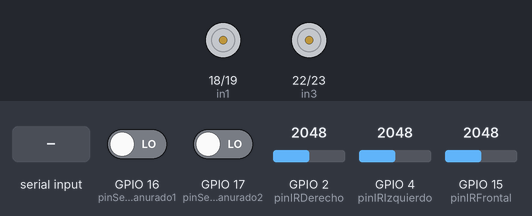
A sketch run on a simulated ESP32. On the bench: motor-driver pin pairs drawn as motors (green arrow = first pin HIGH = forward, orange = second pin HIGH = backward, longer = more drive, scaled by the enable pin). The inputs (shaded band) are chosen by the test bench; at power-on: GPIO 2 (pinIRDerecho) = 2048, GPIO 4 (pinIRIzquierdo) = 2048, GPIO 15 (pinIRFrontal) = 2048, GPIO 16 (pinSensorRanurado1) LOW, GPIO 17 (pinSensorRanurado2) LOW. Nothing arrives over Bluetooth unless stated; what the sketch prints to the serial monitor is not drawn.

Above: at 1.2 s.
1.3 s: "A" received over the second serial link
At 2.2 s:
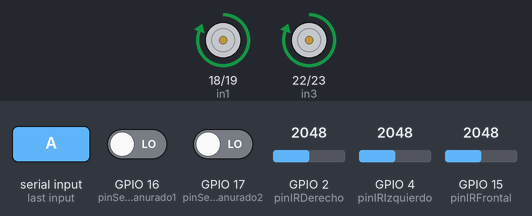
2.8 s: "R" received over the second serial link
At 3.4 s:
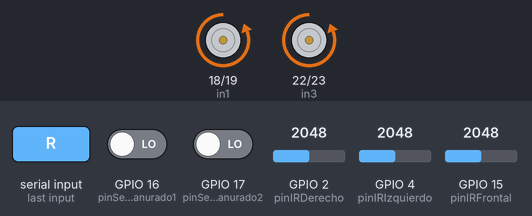
4.3 s: "L" received over the second serial link
At 5.5 s:
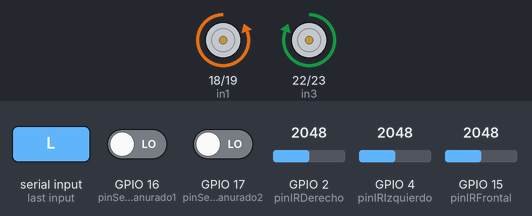
5.8 s: "D" received over the second serial link
At 6.9 s:
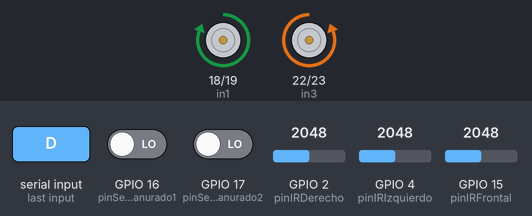
Timing chart, 0 to 8.3 s (numbered marks = the images above; inputs shaded):
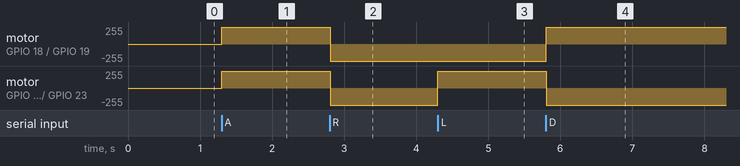

The sketch:

micromouse.ino
```cpp
  #include "BluetoothSerial.h"
  #include <Wire.h>
  BluetoothSerial SerialBT;
  // Constantes y variables para sensores
  const int pinIRIzquierdo = 4;
  const int pinIRDerecho = 2;
  const int pinIRFrontal = 15;

  const int pinSensorRanurado1 = 16;
  const int pinSensorRanurado2 = 17;

  const int enA = 5;
  const int in1 = 18;
  const int in2 = 19;
  const int enB = 21;
  const int in3 = 22;
  const int in4 = 23;

  int valorIRIzquierdo;
  int valorIRDerecho;
  int valorIRFrontal;
  int valorRanurado1;
  int valorRanurado2;
  int fase = 1;

  void leerSensores();
  void enviarDatos();
  void recibirComandos();
  void ejecutarMovimientos(char comando);

  volatile long wheelCountLeft = 0;
  volatile long wheelCountRight = 0;

  void leftWheelInterrupt() {
    wheelCountLeft++;
  }

  void rightWheelInterrupt() {
    wheelCountRight++;
  }


  void setup() {
    Serial.begin(9600);
    SerialBT.begin("Micromouse");

    pinMode(pinSensorRanurado1, INPUT_PULLUP);
    pinMode(pinSensorRanurado2, INPUT_PULLUP);

    attachInterrupt(digitalPinToInterrupt(pinSensorRanurado1), leftWheelInterrupt, CHANGE);
    attachInterrupt(digitalPinToInterrupt(pinSensorRanurado2), rightWheelInterrupt, CHANGE);

    pinMode(pinIRIzquierdo, INPUT);
    pinMode(pinIRDerecho, INPUT);
    pinMode(pinIRFrontal, INPUT);
    pinMode(pinSensorRanurado1, INPUT);
    pinMode(pinSensorRanurado2, INPUT);

    pinMode(enA, OUTPUT);
    pinMode(in1, OUTPUT);
    pinMode(in2, OUTPUT);
    pinMode(enB, OUTPUT);
    pinMode(in3, OUTPUT);
    pinMode(in4, OUTPUT);

    digitalWrite(in1, LOW);
    digitalWrite(in2, LOW);
    digitalWrite(in3, LOW);
    digitalWrite(in4, LOW);
    analogWrite(enA, 255);
    analogWrite(enB, 255);

    Serial.println("Dispositivo Bluetooth iniciado");
  }

  void loop() {
    leerSensores();
    enviarDatos();
    recibirComandos();
  }

  void leerSensores() {
    // Leer el sensor infrarrojo izquierdo
    valorIRIzquierdo = analogRead(pinIRIzquierdo);
    // Leer el sensor infrarrojo derecho
    valorIRDerecho = analogRead(pinIRDerecho);
    // Leer el sensor infrarrojo frontal
    valorIRFrontal = analogRead(pinIRFrontal);
    // Leer el primer sensor ranurado (odometría)
    valorRanurado1 = digitalRead(pinSensorRanurado1);
    // Leer el segundo sensor ranurado (odometría)
    valorRanurado2 = digitalRead(pinSensorRanurado2);
  }

  void enviarDatos() {
    // Envía el valor del sensor IR izquierdo
    SerialBT.print("IRL,");
    SerialBT.print(valorIRIzquierdo);
    SerialBT.print(",");
    // Envía el valor del sensor IR derecho
    SerialBT.print("IRD,");
    SerialBT.print(valorIRDerecho);
    SerialBT.print(",");
    // Envía el valor del sensor IR frontal
    SerialBT.print("IRF,");
    SerialBT.print(valorIRFrontal);
    SerialBT.print(",");
    // Envía el valor del primer sensor ranurado
    SerialBT.print("SR1,");
    SerialBT.print(valorRanurado1);
    SerialBT.print(",");
    // Envía el valor del segundo sensor ranurado
    SerialBT.print("SR2,");
    SerialBT.print(valorRanurado2);
    // Indica el final de la línea de datos
    SerialBT.println();
    // Envía el valor de wheelCountRight
    SerialBT.print("wheelCountRight,");
    SerialBT.print(wheelCountRight);
    SerialBT.print(",");
    // Envía el valor de wheelCountLeft
    SerialBT.print("wheelCountLeft,");
    SerialBT.print(wheelCountLeft);
    // Indica el final de la línea de datos
    SerialBT.println();
  }

  void recibirComandos() {
    if (SerialBT.available()) {
      char comando = SerialBT.read();
      if (comando == 'S') { // Cambio de fase
        fase = 2;
      } else {
        ejecutarMovimientos(comando);
      }
    }
  }

  void ejecutarMovimientos(char comando) {
    // Si estamos en la fase 1, permitimos los movimientos
    if (fase == 1) {
      // Detener los motores antes de cambiar de dirección
      digitalWrite(in1, LOW);
      digitalWrite(in2, LOW);
      digitalWrite(in3, LOW);
      digitalWrite(in4, LOW);

      switch (comando) {
        case 'A': // Avanzar
          digitalWrite(in1, HIGH);
          digitalWrite(in2, LOW);
          digitalWrite(in3, HIGH);
          digitalWrite(in4, LOW);
          break;
        case 'R': // Retroceder
          digitalWrite(in1, LOW);
          digitalWrite(in2, HIGH);
          digitalWrite(in3, LOW);
          digitalWrite(in4, HIGH);
          break;
        case 'L': // Girar a la izquierda
          digitalWrite(in1, LOW);
          digitalWrite(in2, HIGH);
          digitalWrite(in3, HIGH);
          digitalWrite(in4, LOW);
          break;
        case 'D': // Girar a la derecha
          digitalWrite(in1, HIGH);
          digitalWrite(in2, LOW);
          digitalWrite(in3, LOW);
          digitalWrite(in4, HIGH);
          break;
        default:
          // Si se recibe un comando no válido, no hacer nada
          break;
      }
    }
  }
```

Measured:
- after the input at 1.3 s, motor on GPIO 18 (in1) / GPIO 19 (in2), motor on GPIO 22 (in3) / GPIO 23 (in4): stopped → forward 255/255 at once
- after the input at 2.8 s, motor on GPIO 18 (in1) / GPIO 19 (in2), motor on GPIO 22 (in3) / GPIO 23 (in4): forward 255/255 → backward 255/255 at once
- after the input at 4.3 s, motor on GPIO 22 (in3) / GPIO 23 (in4): backward 255/255 → forward 255/255 at once
- after the input at 5.8 s, motor on GPIO 18 (in1) / GPIO 19 (in2): backward 255/255 → forward 255/255 at once; motor on GPIO 22 (in3) / GPIO 23 (in4): forward 255/255 → backward 255/255 at once
